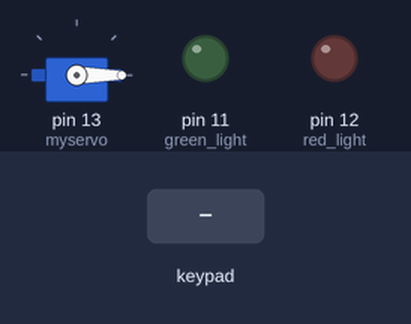
A sketch run on a simulated Arduino Uno, built with avr-gcc and run on an emulated ATmega328P. Parts: servo, output pins drawn as LEDs (lit = HIGH). Inputs (shaded band) come from the test bench. What the sketch prints to the serial monitor is not drawn.

Above: at 1.4 s.
1.5 s: key 'A' pressed
At 1.9 s:
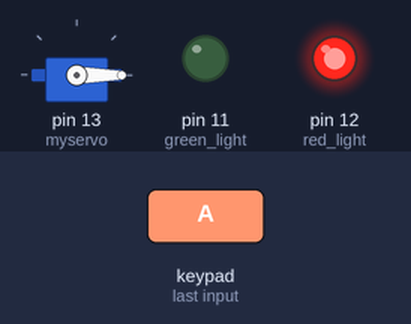
3.5 s: keypad keys 5 4 3 2 pressed 0.4 s apart
6.6 s: key 'C' pressed
8.1 s: keypad keys 1 3 9 7 * pressed 0.4 s apart
11.6 s: key '#' pressed
13.1 s: keypad keys 5 4 3 2 D pressed 0.4 s apart
Timing chart, 0 to 16.1 s (numbered marks = the images above; inputs shaded):
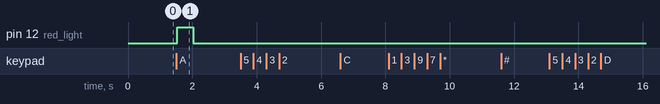

The sketch:

keypad_password_servo.ino
```cpp
/* ==================================================================================
 File:      keypad_password_servo.ino
 Author:	Camilo Nuñez Fernandez
                camilo.nunez@cnf.cl
 Description: A control access with password, 4x4 keypad and a servo, for Arduino.
 ==================================================================================
 //  Ver | dd mmm yyyy | Author  | Description
 // =====|=============|=========|=====================================================
 // 1.0 | 17 Jul 2012  |   CNF   | First release
 // ==================================================================================
 // 1.1 | 12 Ago 2014  |   CNF   | Second Version, compatible with Arduino 1.0
 // ==================================================================================*/

#include <Password.h> //http://playground.arduino.cc/uploads/Code/Password.zip use password library
#include <Keypad.h> //http://www.arduino.cc/playground/uploads/Code/Keypad.zip  //tells to use keypad library
#include <Servo.h> //tells to use servo library


Servo myservo; //declares servo
Password password = Password( "your_password" ); //password to unlock box, can be changed

const byte ROWS = 4; // Four rows
const byte COLS = 4; // columns
// Define the Keymap
char keys[ROWS][COLS] = {
{'1','2','3','A'},
{'4','5','6','B'},
{'7','8','9','C'},
{'*','0','#','D'}
};
// Connect keypad ROW0, ROW1, ROW2 and ROW3 to these Arduino pins.
byte rowPins[ROWS] = { 5, 4, 3, 2 };// Connect keypad COL0, COL1 and COL2 to these Arduino pins.
byte colPins[COLS] = { 8, 7, 6, 9 };


// Create the Keypad
Keypad keypad = Keypad( makeKeymap(keys), rowPins, colPins, ROWS, COLS );

void setup(){
  Serial.begin(9600);
  Serial.write(254);
  Serial.write(0x01);
  delay(200);
  pinMode(11, OUTPUT);  //green light
  pinMode(12, OUTPUT);  //red light
  myservo.attach(13); //servo on digital pin 9 //servo
  keypad.addEventListener(keypadEvent); //add an event listener for this keypad
  }

void loop(){
  keypad.getKey();
  myservo.write(0);
  }
  //take care of some special events
  void keypadEvent(KeypadEvent eKey){
  switch (keypad.getState()){
  case PRESSED:

  Serial.print("Enter: ");
  Serial.println(eKey);
  delay(10);

  Serial.write(254);

  switch (eKey){
    case 'A': checkPassword(); delay(1); break;

    case 'B': password.reset(); delay(1); break;

     default: password.append(eKey); delay(1);
}
}
}
void checkPassword(){

if (password.evaluate()){  //if password is right open box

    Serial.println("Accepted");
    Serial.write(254);delay(10);
    //Add code to run if it works
    myservo.write(5); //160deg

        digitalWrite(11, HIGH);//turn on
    delay(500); //wait 5 seconds
    digitalWrite(11, LOW);// turn off


}else{
    Serial.println("Denied"); //if passwords wrong keep box locked
    Serial.write(254);delay(10);
    //add code to run if it did not work
    myservo.write(0);
    digitalWrite(12, HIGH); //turn on
    delay(500); //wait 5 seconds
    digitalWrite(12, LOW);//turn off

}
}
```

Measured:
- after the input at 1.5 s, pin 12 (red_light): LOW → HIGH at once, → LOW 0.50 s later
- after the input at 3.5 s, every drawn part: stays the same
- after the input at 6.6 s, every drawn part: stays the same
- after the input at 8.1 s, every drawn part: stays the same
- after the input at 11.6 s, every drawn part: stays the same
- after the input at 13.1 s, every drawn part: stays the same
